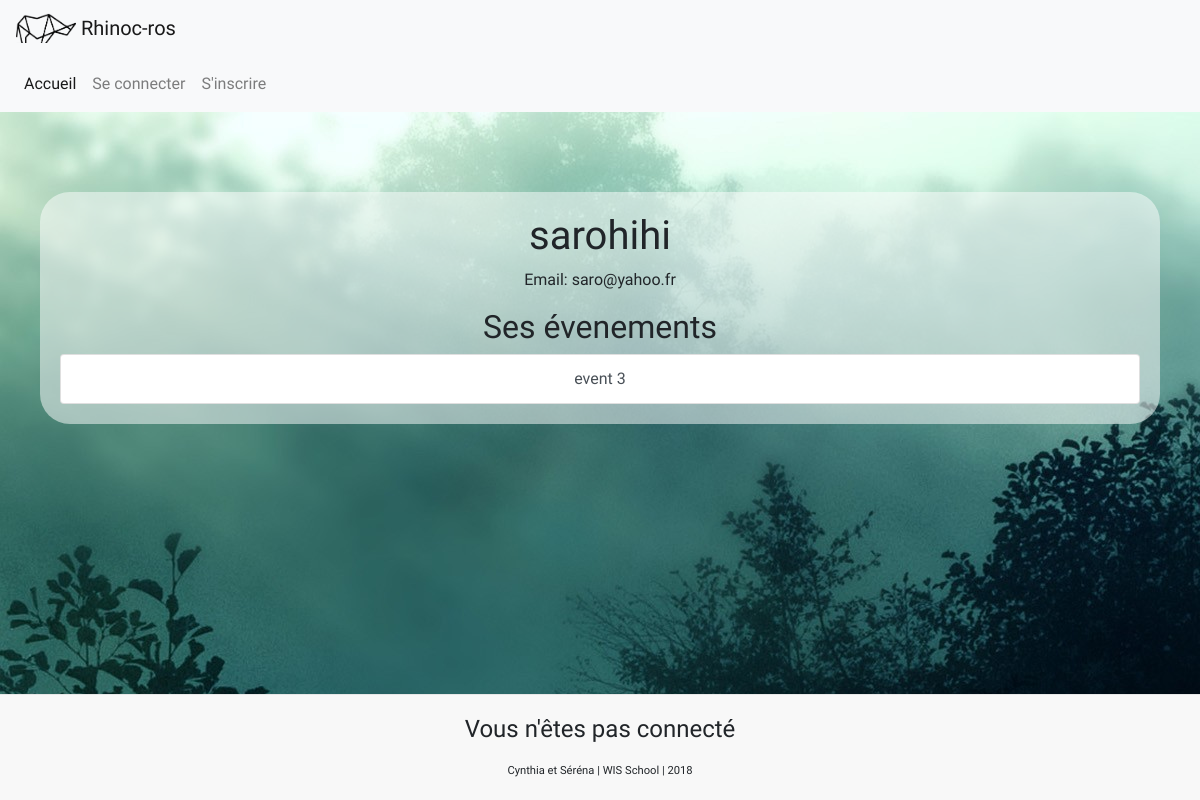
Screenshot of /profil.php?iduser=2 with the database file from the repository.
### tables this page shows
CREATE TABLE IF NOT EXISTS `members` (
  `id` int(11) NOT NULL AUTO_INCREMENT,
  `first_name` varchar(100) NOT NULL,
  `last_name` varchar(100) NOT NULL,
  `email` varchar(250) NOT NULL,
  `password` varchar(250) NOT NULL,
  `date_created` datetime NOT NULL,
  PRIMARY KEY (`id`)
);

CREATE TABLE IF NOT EXISTS `events` (
  `id` int(11) NOT NULL AUTO_INCREMENT,
  `title` varchar(100) NOT NULL,
  `description` text NOT NULL,
  `date_start` datetime NOT NULL,
  `date_end` datetime NOT NULL,
  `idcreator` int(11) NOT NULL,
  `adress` text NOT NULL,
  `url` varchar(200) DEFAULT NULL,
  `date_created` datetime NOT NULL,
  `price` int(11) NOT NULL,
  `participant_number` int(11) NOT NULL,
  PRIMARY KEY (`id`)
);

### php/get_userinfo.php (called while the page is built)
<?php
$iduser = $_GET['iduser'];
$sql = "SELECT *
        FROM members
        WHERE members.id=:iduser";
$stmt = $conn->prepare($sql);
$stmt->bindValue(":iduser", $iduser);
$stmt->execute();
$member = $stmt->fetch();
$sql = "SELECT *
        FROM events
        WHERE events.idcreator = :iduser ";
$stmt = $conn->prepare($sql);
$stmt->bindValue(":iduser", $iduser);
$stmt->execute();
$member_event = $stmt->fetchAll();
?>

### php/get_events.php (called while the page is built)
<?php
  $sql="SELECT *
        FROM events
        ORDER BY date_created DESC";
  $stmt = $conn->prepare($sql);
  $stmt->execute();
  $events = $stmt->fetchAll();
?>

### profil.php (the view, shortened to what this page needs)
<?php
include ("php/db.php");
?>
<?php include("php/get_events.php");?>
<?php include("php/get_userinfo.php");?>
<?php include("layouts/header.php");?>
<main class="fond_blur">
      <h1> <?php echo $member["first_name"] . $member["last_name"] ?> </h1>
      <p> <?php echo ("Email: ") .  $member["email"]?> </p>
        <h2> Ses évenements </h2>
        <?php
        foreach ($member_event as $me) {
          ?>
          <div class="list-group">
            <a class='list-group-item list-group-item-action' href="info.php?id=<?php echo $me['id'] ?>">
              <?php echo $me['title'] ?>
            </a>
          </div>
    <?php } ?>
</main>
<?php include("layouts/footer.php");?>

### css/style.css (style rules this page uses)
html { min-height: 100%; }
body { background-image: url(fond1.jpg); font-family: 'Cabin', sans-serif; display : table; width: 100%; }
.fond_blur { margin-top: 80px; background-color: #FFFFFF80; padding: 20px; border-radius: 30px; text-align: center; margin-left: 40px; margin-right: 40px; }

### rows the page displays
members: first_name "saro", last_name "hihi", email "saro@yahoo.fr"
events: title "event 3"
